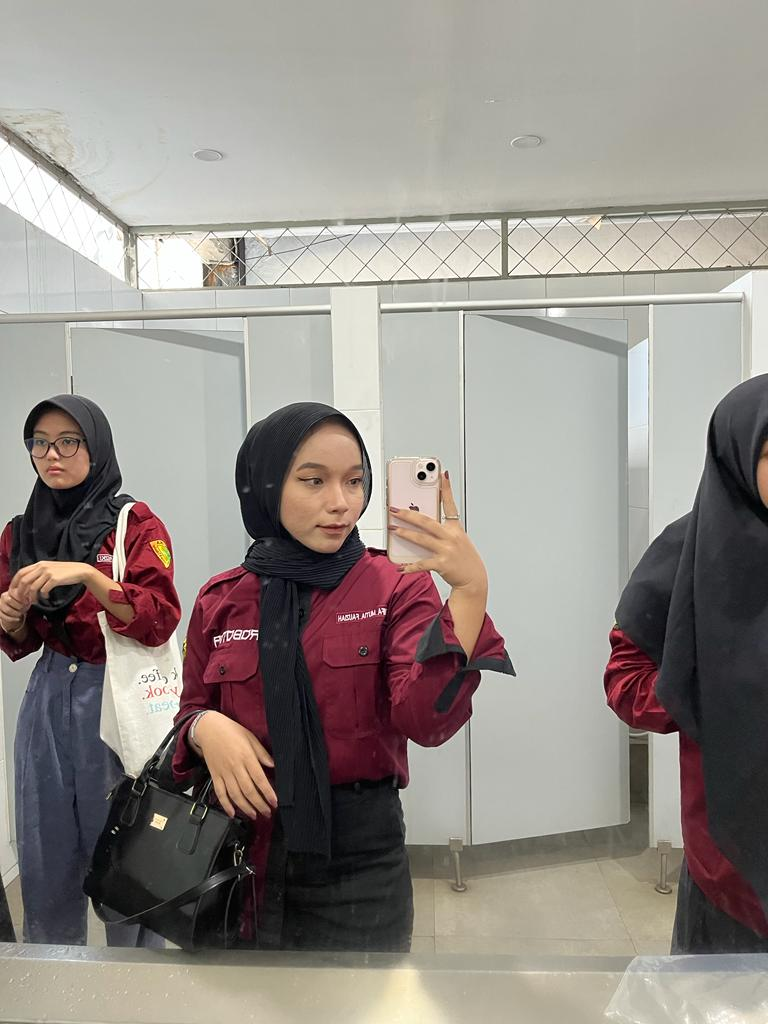
#> input picture 1207070114_Shifa Mutia Fauziah/Image/shifa1.jpg, 768 x 1024 px
$ python 'LATIHAN 5. FEATURE DETECTION AND MATCHING.py'
#> lines starting #> are read from the running program, lines starting #| are printed output that depends on the picture
# Contoh Script untuk feature detection and Matching
# Modifikasi script ini untuk mencoba metode yang berbeda
import cv2
import numpy as np
from matplotlib import pyplot as plt

# Gunakan gambar yang ada pada laptop masing-masing
img1 = cv2.imread('Image/shifa1.jpg')  # Gambar yang dituju
#> img1 is the input picture: shape (1024, 768, 3); mean B, G, R 135.9, 141.5, 148.5
img2 = cv2.imread('Image/shifa2.jpg')  # Gambar yang dicari
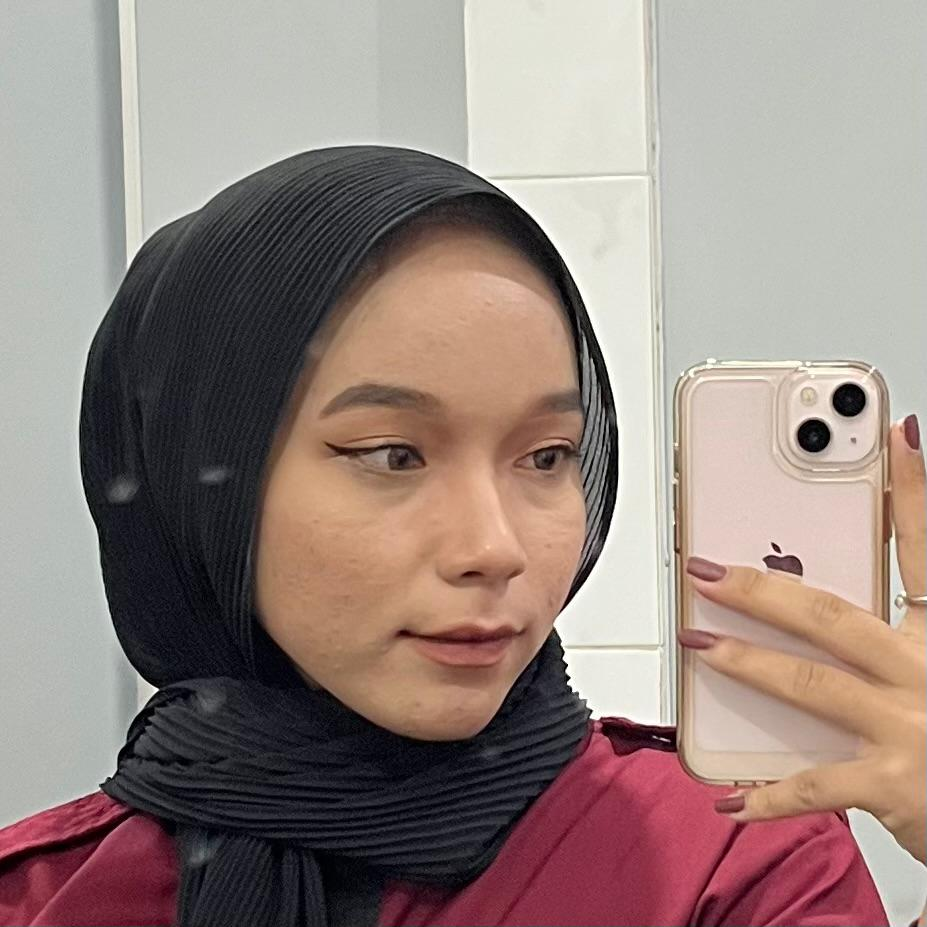
#> input picture 1207070114_Shifa Mutia Fauziah/Image/shifa2.jpg, 927 x 927 px
#> img2 is the input picture: shape (927, 927, 3); mean B, G, R 127.1, 133.1, 150.6

gray1 = cv2.cvtColor(img1, cv2.COLOR_BGR2GRAY)
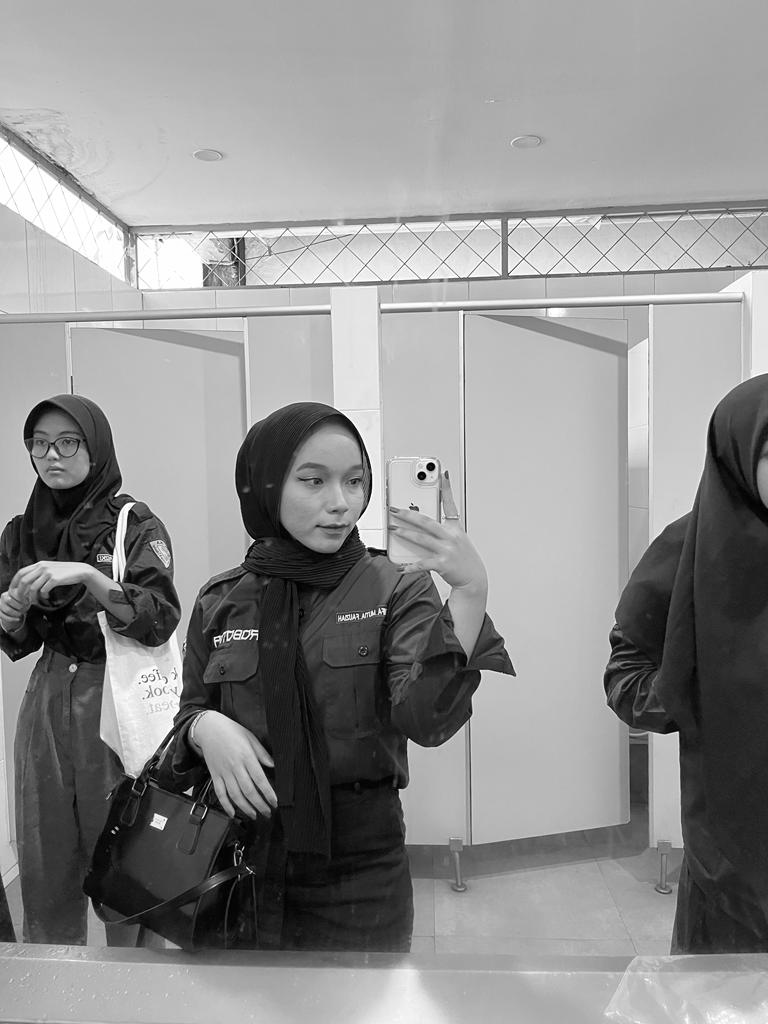
#> gray1: shape (1024, 768); min 0, max 255, mean 142.9
gray2 = cv2.cvtColor(img2, cv2.COLOR_BGR2GRAY)
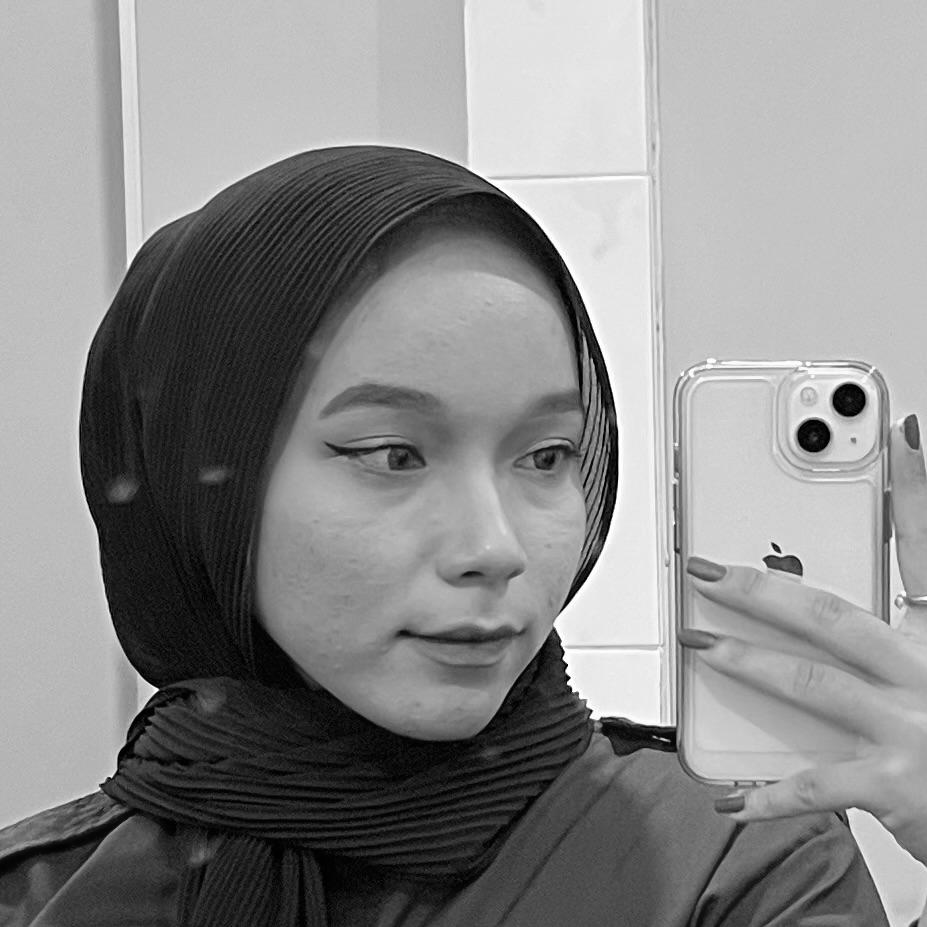
#> gray2: shape (927, 927); min 0, max 255, mean 137.6

# Menggunakan Detector SIFT
sift = cv2.SIFT_create()

# Mencari Keypoint dengan SIFT
kp1, des1 = sift.detectAndCompute(gray1, None)
#> kp1 = 1537 keypoints; strongest (x, y, size): (158, 822, 10.2), (113, 832, 2), (140, 700, 61), (237, 239, 2.1)
kp2, des2 = sift.detectAndCompute(gray2, None)
#> kp2 = 2091 keypoints; strongest (x, y, size): (849, 400, 21.1), (813, 436, 21.6), (156, 690, 3.5), (776, 548, 4.7)

# Melakukan Matching dari hasil deteksi keypoints menggunakan BruteForce Matcher
bf = cv2.BFMatcher(cv2.NORM_L2, crossCheck=True)
matches = bf.match(des1, des2)
#> matches = 351 matches

# Mengurutkan matches berdasarkan jarak terdekat
matches = sorted(matches, key=lambda x: x.distance)

# Memilih 10 kecocokan terbaik
good = matches[:10]
#> good = 10 matches

# Menggambar hasil match pada gambar baru (img3)
img3 = cv2.drawMatches(img1, kp1, img2, kp2, good, None, flags=cv2.DrawMatchesFlags_NOT_DRAW_SINGLE_POINTS)
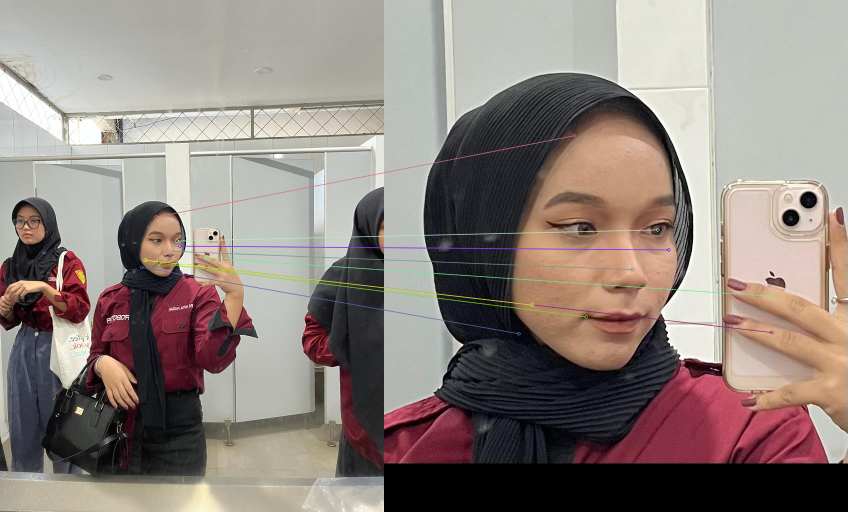
#> img3: shape (1024, 1695, 3) (shown at 1/2 size); mean B, G, R 124.6, 130.2, 141.8

# Menampilkan gambar hasil
plt.imshow(cv2.cvtColor(img3, cv2.COLOR_BGR2RGB))
plt.show()
